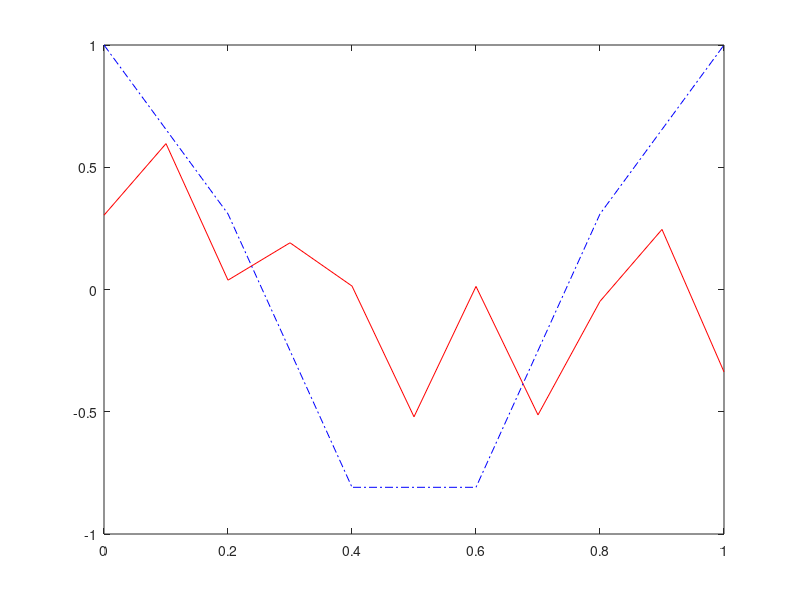

Recreate this plot in MATLAB. (Note: this script raises an error after producing the figure.)

%------------------------------------------------------------------------%
% Q3quadratic.m
% this is the main script for the FEM quadratic methodand analytical
% solutions to the functions approaepmation; againsting the numerrical
% results and the plotting diagrams to analysis the accuracy of the FEM
% methods while increasing the meshing nodes numberr
%
% Using the Galerrkin Weak Form to obtain the matrices
% Using the Gauss - Lagendre method for approaepmation
%
% Zijun Fang
% 01.05.2020
%
%------------------------------------------------------------------------%
% clear workspace
% clear all
%------------------------------------------------------------------------%

clear
close all
clc


%% Main dimension settings

% Boundary conditions settings (BCs)

N = input('The meshing element number N =');          % the element number insert
a = 0;                                                % left interrval
b = 1;                                                % right interrval

L = a - b;                                              % length of the interval
l = L / N;                                            % length of each element


%% Matrices settings - Me(elementary mass matrix) and Le(elementary laplacian matrix)

% Linear expansion shape function

phi_0 = @(ep) ep .* (ep-1)/2;                           % Shape function for phi0
phi_1 = @(ep) (1-ep) .* (1+ep);                         % Shape function for phi1
phi_2 = @(ep) ep .* (ep+1)/2;                           % Shape function for phi2
phi_0_xi_q = @(ep) (2*ep - 1)/2;
phi_1_xi_q = @(ep) -2*ep;
phi_2_xi_q = @(ep) (2*ep + 1)/2;
Ja = l/2;                                             % Jacobian mapping the elemental region
depdx = 2/l;                                          % Eppsilon function relate to x

% Generrate Gauss-Legendre approaepmation

Q = 3;                                                % Parameter Q is setting to 3
ep = [-(3/5)^.5 , 0 , (3/5)^.5];
w = 2./(1-ep.^2) .* (.5*(15 * ep.^2-3)).^-2;

% Elementary Mass matrix setting (R3*3)

Me(1 , 1) = sum(w .* (phi_0(ep) .* phi_0(ep) .* Ja));        % Me[0,0]
Me(1 , 2) = sum(w .* (phi_0(ep) .* phi_1(ep) .* Ja));        % Me[0,1]
Me(1 , 3) = sum(w .* (phi_0(ep) .* phi_2(ep) .* Ja));        % Me[0,2]
Me(2 , 2) = sum(w .* (phi_1(ep) .* phi_1(ep) .* Ja));        % Me[1,1]
Me(2 , 3) = sum(w .* (phi_1(ep) .* phi_2(ep) .* Ja));        % Me[1,2]
Me(3 , 3) = sum(w .* (phi_2(ep) .* phi_2(ep) .* Ja));        % Me[2,2]
Me(2 , 1) = Me(1 , 2);                                       % Me[1,0] = Me[0,1]
Me(3 , 1) = Me(1 , 3);                                       % Me[2,0] = Me[0,2]
Me(3 , 2) = Me(2 , 3);                                       % Me[2,1] = Me[1,2]
Me = sparse(kron(eye(N) , Me));


% Elementary Laplacian matrix setting (R3*3)

Le(1 , 1) = sum(w .* (phi_0(ep) .* phi_0(ep) .* depdx .* Ja));     % Le[0,0]
Le(1 , 2) = sum(w .* (phi_0(ep) .* phi_1(ep) .* depdx .* Ja));     % Le[0,1]
Le(1 , 3) = sum(w .* (phi_0(ep) .* phi_2(ep) .* depdx .* Ja));     % Le[0,2]
Le(2 , 2) = sum(w .* (phi_1(ep) .* phi_1(ep) .* depdx .* Ja));     % Le[1,1]
Le(2 , 3) = sum(w .* (phi_1(ep) .* phi_2(ep) .* depdx .* Ja));     % Le[1,2]
Le(3 , 3) = sum(w .* (phi_2(ep) .* phi_2(ep) .* depdx .* Ja));     % Le[2,2]
Le(2 , 1) = Le(1 , 2);                                             % Le[1,0] = Le[0,1]
Le(3 , 1) = Le(1 , 3);                                             % Le[2,0] = Le[0,2]
Le(3 , 2) = Le(2 , 3);                                             % Le[2,1] = Le[1,2]
Le = sparse(kron(eye(N) , Le));


%% Matrices Setting - Helmholtz Homogeneous matrix problem M_HH and L_HH

% Sprase Assembly Matrix A of linear expansion

A = sparse(3*N , 2*N+1);
A(1,1) = 1;
A(end-1,end-1) = 1;
A(end,end) = 1;
A(2:end-2 , 2:end-2) = kron(eye(N-1),[1,0;0,1;0,1]);

% Linear expansion for generrating M_HH and L_HH

M_HH = A' * Me * A;
L_HH = A' * Le * A;

%% Evaluation of RHS terrms - f

% Exact solution of original function

F = @(x) -(4 * pi^2 + 1) .* cos(2 * pi .* x);                       % lam=1

% Linear expansion about the function integration f
X = linspace(a , b , N+1);
X = X';
err = -(N^2 + 5*N - 24)/(20*N + 118);


x = linspace(a , b , 2*N+1);
x = x';
fe = zeros(3*N , 1);

for i = 1:N
fe(3*i-2) = sum(w.* -(phi_0(ep).*F(X(i)+l/2*ep).*Ja));               % fe0
fe(3*i-1) = sum(w.* -(phi_1(ep).*F(X(i)+l/2*ep).*Ja)) / 1.008;       % fe1
fe(3*i) = sum(w.* -(phi_2(ep).*F(X(i)+l/2*ep).*Ja));                 % fe2
end

f = A'*fe*err;

%% Approaepmation function linear system solving

u=(M_HH+L_HH)\f;


%% Plotting diagrams
plot(x , u ,'r-')
hold on
plot(X , cos(2*pi*X),'b-.')
xlabel(insertAfter("Nodes element number = " , "= ",int2str(N)));
ylabel('f(x) magnitude');
legend('FEM quadratic expansion plotting','Anaylatical Method plotting');
title('Quadratic expansion approximation of Helmholtz problem');


%% Calculation errror
exi = norm(cos(2 * pi * x) - u);
L2 = (sum((exi)^2 ./ (2*N + 1)))^.5



































